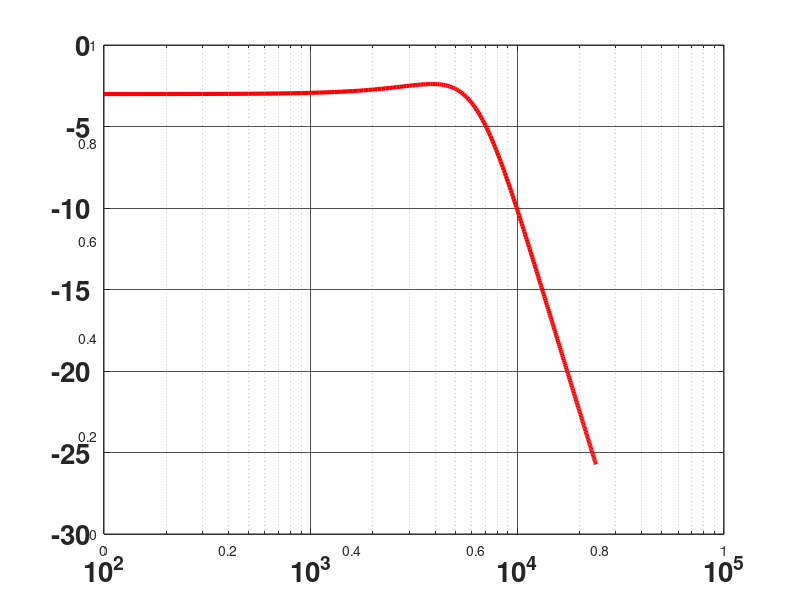

Source code (MATLAB): (Note: this script raises an error after producing the figure.)

# Analyze Low Pass Filter design.  Inductor in series with parallel R-C.  

F = [100:100:24000];
C = .022E-6;
L = 56E-3;
R = 1E3;
V = sqrt(2);
Rp = @(r1, r2) 1 ./ (1./r1 + 1./r2);        # Parallel Resistance/Impedance
Xc = @(F, C) -i * 1 ./ (2 * pi .* F .* C);     # Capacative Reactance
Xl = @(F, L) i .* 2 .* pi .* F .* L;           # Inductive Reactance
KVL = @(v, r1, r2) v .* (r1 ./ (r1 + r2));  # Kirchoff's Voltage Divider rule
Vout = KVL(V, Rp(R, Xc(F, C)), Xl(F, L) + Rp(R, Xc(F, C)));  # Voltage outputs
VoMag = abs(Vout);                          # Magnitude of complex numbers
VoTh = rad2deg(arg(Vout));                  # Degree angle of complex numbers
Adb = 20 .* log10(VoMag);                   # Gain in deciBells
semilogx(F, Adb, 'linewidth', 3, 'color', 'r');  # Plot with logarithmic X axis
set(gca, 'fontsize', 20, 'fontweight', 'bold');
grid on;
set(gca, 'gridalpha', .8);
hold on;

plotyy(F, VoTh, 'linewidth', 3, 'color', 'b');

